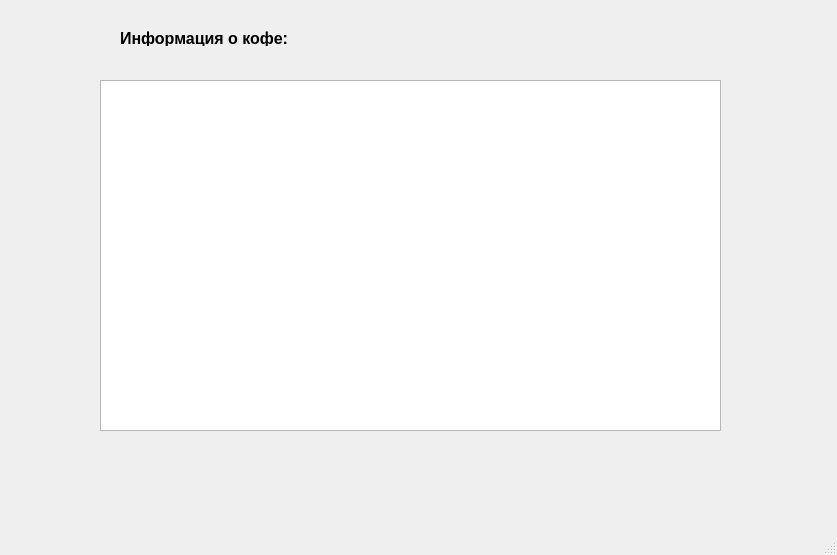
<?xml version="1.0" encoding="UTF-8"?>
<ui version="4.0">
 <class>MainWindow</class>
 <widget class="QMainWindow" name="MainWindow">
  <property name="geometry">
   <rect>
    <x>0</x>
    <y>0</y>
    <width>837</width>
    <height>555</height>
   </rect>
  </property>
  <property name="windowTitle">
   <string>MainWindow</string>
  </property>
  <widget class="QWidget" name="centralwidget">
   <widget class="QTableWidget" name="tableWidget">
    <property name="geometry">
     <rect>
      <x>100</x>
      <y>80</y>
      <width>621</width>
      <height>351</height>
     </rect>
    </property>
   </widget>
   <widget class="QLabel" name="label">
    <property name="geometry">
     <rect>
      <x>120</x>
      <y>30</y>
      <width>191</width>
      <height>16</height>
     </rect>
    </property>
    <property name="font">
     <font>
      <pointsize>12</pointsize>
      <weight>75</weight>
      <bold>true</bold>
     </font>
    </property>
    <property name="text">
     <string>Информация о кофе:</string>
    </property>
   </widget>
  </widget>
  <widget class="QMenuBar" name="menubar">
   <property name="geometry">
    <rect>
     <x>0</x>
     <y>0</y>
     <width>837</width>
     <height>21</height>
    </rect>
   </property>
  </widget>
  <widget class="QStatusBar" name="statusbar"/>
 </widget>
 <resources/>
 <connections/>
</ui>
